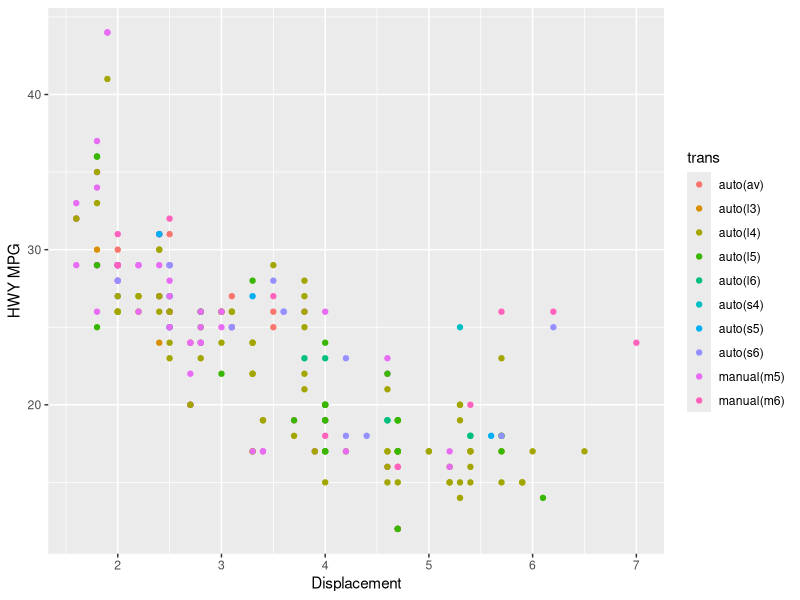

Recreate this plot in R.
library(ggplot2)

data("mpg")

head(mpg)

ggplot(data = mpg, aes(x = displ, y = hwy)) + geom_point(aes(color = trans)) + labs(x = "Displacement", y = "HWY MPG")

# this is a scatter plot of the displacement against highway speed of vehicles
# it's styled with th transmission as the color